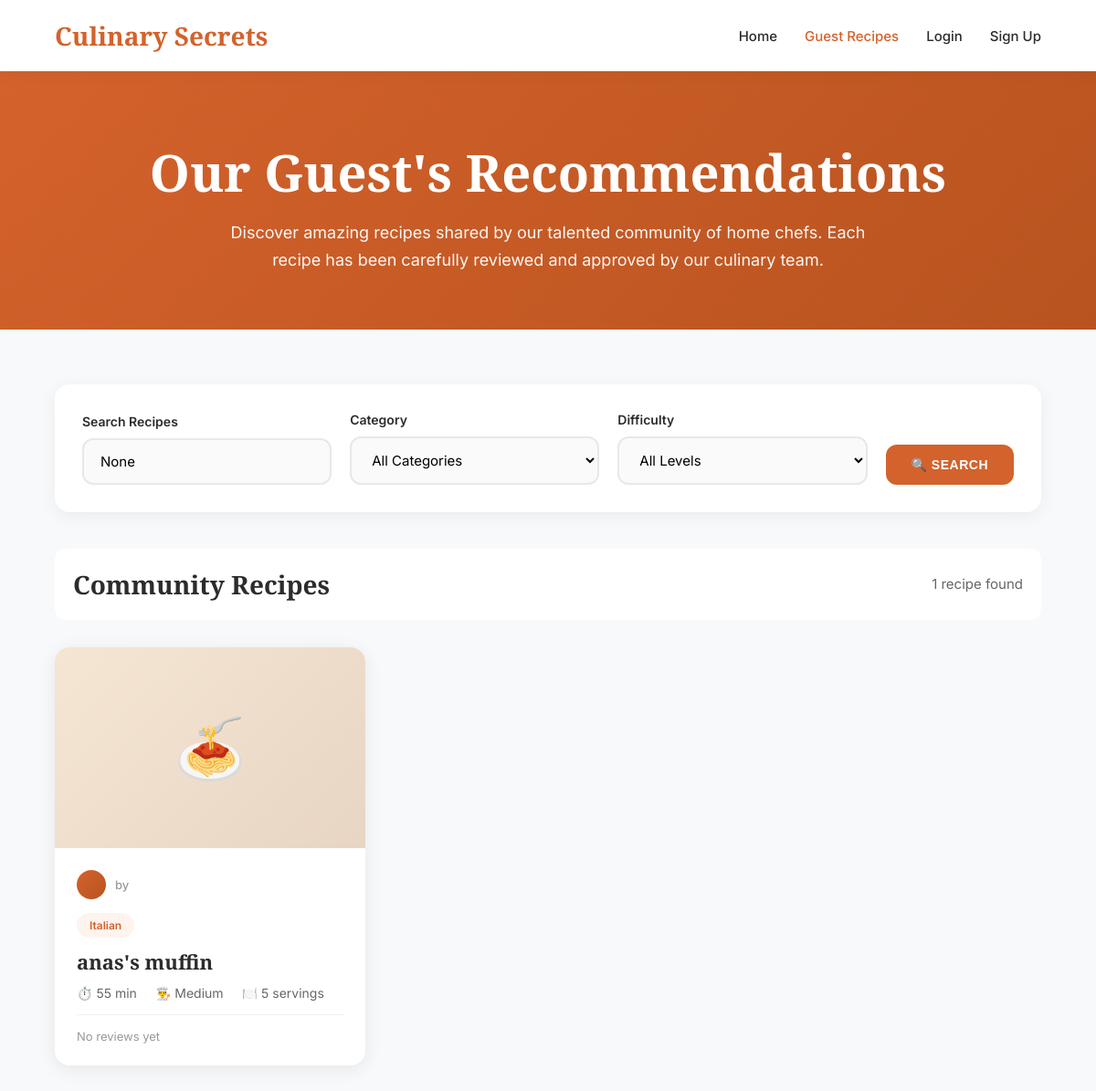
Screenshot of /accounts/guest-recipes/ with the database file from the repository.
### recipes/models.py (models this page shows, shortened)
class Recipe(models.Model):
    DIFFICULTY_CHOICES = [
        ('easy', 'Easy'),
        ('medium', 'Medium'),
        ('hard', 'Hard'),
    ]
    APPROVAL_STATUS_CHOICES = [
        ('draft', 'Draft'),
        ('pending', 'Pending Review'),
        ('approved', 'Approved'),
        ('rejected', 'Rejected'),
    ]
    title = models.CharField(max_length=200, db_index=True)
    slug = models.SlugField(unique=True, db_index=True)
    description = models.TextField()
    ingredients = models.TextField(help_text="One ingredient per line")
    instructions = models.TextField()
    prep_time = models.PositiveIntegerField(
        help_text="Preparation time in minutes",
        validators=[MinValueValidator(1)]
    )
    cook_time = models.PositiveIntegerField(
        help_text="Cooking time in minutes",
        validators=[MinValueValidator(1)]
    )
    servings = models.PositiveIntegerField(
        default=4,
        validators=[MinValueValidator(1), MaxValueValidator(50)]
    )
    difficulty = models.CharField(
        max_length=10,
        choices=DIFFICULTY_CHOICES,
        default='medium',
        db_index=True
    )
    category = models.ForeignKey(
        Category,
        on_delete=models.CASCADE,
        related_name='recipes',
        db_index=True
    )
    author = models.ForeignKey(
        User,
        on_delete=models.SET_NULL,
        null=True,
        blank=True,
        db_index=True
    )
    image_url = models.URLField(blank=True, null=True)
    is_featured = models.BooleanField(default=False, db_index=True)
    approval_status = models.CharField(
        max_length=20,
        choices=APPROVAL_STATUS_CHOICES,
        default='approved',  # Admin recipes auto-approved
        db_index=True
    )
    is_user_recipe = models.BooleanField(default=False, db_index=True)
    rejection_reason = models.TextField(blank=True, null=True)
    reviewed_by = models.ForeignKey(
        User,
        on_delete=models.SET_NULL,
        null=True,
        blank=True,
        related_name='reviewed_recipes'
    )
    reviewed_at = models.DateTimeField(null=True, blank=True)
    created_at = models.DateTimeField(auto_now_add=True, db_index=True)
    updated_at = models.DateTimeField(auto_now=True)
    class Meta:
        ordering = ['-created_at']
        indexes = [
            models.Index(fields=['-created_at'], name='recipe_created_idx'),
            models.Index(fields=['category', '-created_at'], name='recipe_cat_date_idx'),
            models.Index(fields=['is_featured', '-created_at'], name='recipe_featured_idx'),
            models.Index(fields=['difficulty', '-created_at'], name='recipe_diff_date_idx'),
            models.Index(fields=['title'], name='recipe_title_idx'),
            models.Index(fields=['approval_status', '-created_at'], name='recipe_approval_date_idx'),
            models.Index(fields=['is_user_recipe', 'approval_status'], name='recipe_user_approval_idx'),
        ]
        verbose_name = 'Recipe'
        verbose_name_plural = 'Recipes'
    @property
    def total_time(self):
        return self.prep_time + self.cook_time

class Category(models.Model):
    name = models.CharField(max_length=100, unique=True)
    description = models.TextField(blank=True)
    slug = models.SlugField(unique=True, db_index=True)
    created_at = models.DateTimeField(auto_now_add=True)
    class Meta:
        verbose_name_plural = "Categories"
        ordering = ['name']
        indexes = [
            models.Index(fields=['name'], name='category_name_idx'),
        ]

### accounts/views.py (the view)
# urls.py: path('guest-recipes/', views.guest_recipes_view, name='guest_recipes'),
def guest_recipes_view(request):
    recipes = Recipe.objects.filter(
        is_user_recipe=True,
        approval_status='approved'
    ).select_related(
        'category', 'author'
    ).annotate(
        avg_rating=Avg('reviews__rating', filter=Q(reviews__is_approved=True)),
        review_count=Count('reviews', filter=Q(reviews__is_approved=True)),
        favorite_count=Count('favorited_by')
    ).order_by('-created_at')
    category_slug = request.GET.get('category')
    difficulty = request.GET.get('difficulty')
    search = request.GET.get('search')
    if category_slug:
        recipes = recipes.filter(category__slug=category_slug)
    if difficulty:
        recipes = recipes.filter(difficulty=difficulty)
    if search:
        recipes = recipes.filter(
            Q(title__icontains=search) |
            Q(description__icontains=search) |
            Q(ingredients__icontains=search)
        )
    categories = Category.objects.all().order_by('name')
    context = {
        'recipes': recipes,
        'categories': categories,
        'selected_category': category_slug,
        'selected_difficulty': difficulty,
        'search_query': search,
    }
    return render(request, 'accounts/guest_recipes.html', context)

### accounts/templates/accounts/guest_recipes.html (shortened to what this page needs)
<!DOCTYPE html>
<html lang="en">
<head>
</head>
<body>
    <nav class="navbar">
        <div class="nav-content">
            <a href="{% url 'recipes:landing_page' %}" class="logo">Culinary Secrets</a>
            <div class="nav-links">
                <a href="{% url 'recipes:landing_page' %}">Home</a>
                <a href="{% url 'accounts:guest_recipes' %}" class="active">Guest Recipes</a>
                {% if user.is_authenticated %}
                    <a href="{% url 'accounts:dashboard' %}">Dashboard</a>
                    <a href="{% url 'accounts:favorites' %}">Favorites</a>
                    <a href="{% url 'accounts:submit_recipe' %}">Submit Recipe</a>
                    <a href="{% url 'accounts:logout' %}">Logout</a>
                {% else %}
                    <a href="{% url 'accounts:login' %}">Login</a>
                    <a href="{% url 'accounts:signup' %}">Sign Up</a>
                {% endif %}
            </div>
        </div>
    </nav>
    <section class="hero">
        <h1>Our Guest's Recommendations</h1>
        <p>Discover amazing recipes shared by our talented community of home chefs. Each recipe has been carefully reviewed and approved by our culinary team.</p>
    </section>
    <div class="container">
        <div class="filters">
            <form method="get" action="{% url 'accounts:guest_recipes' %}">
                <div class="filter-row">
                    <div class="filter-group">
                        <label>Search Recipes</label>
                        <input type="text" name="search" class="filter-input" placeholder="Search by title, ingredients..." value="{{ search_query }}">
                    </div>
                    <div class="filter-group">
                        <label>Category</label>
                        <select name="category" class="filter-select">
                            <option value="">All Categories</option>
                        </select>
                    </div>
                    <div class="filter-group">
                        <label>Difficulty</label>
                        <select name="difficulty" class="filter-select">
                            <option value="">All Levels</option>
                        </select>
                    </div>
                    <button type="submit" class="filter-btn">🔍 Search</button>
                </div>
            </form>
        </div>
        <div class="stats-bar">
            <h2>Community Recipes</h2>
            <span class="recipe-count">{{ recipes.count }} recipe{{ recipes.count|pluralize }} found</span>
        </div>
        {% if recipes %}
            <div class="recipes-grid">
                {% for recipe in recipes %}
                   <div class="recipe-card" data-url="{% url 'accounts:recipe_detail' recipe.slug %}" onclick="window.location.href=this.dataset.url">
                        <div class="recipe-image">
                            {% if recipe.category.name == "Italian" %}🍝
                            {% elif recipe.category.name == "American" %}🍔
                            {% elif recipe.category.name == "Asian" %}🍜
                            {% elif recipe.category.name == "Mexican" %}🌮
                            {% elif recipe.category.name == "Desserts" %}🍰
                            {% else %}🍴{% endif %}
                        </div>
                        <div class="recipe-content">
                            <div class="recipe-author">
                                <div class="author-avatar">
                                </div>
                                <span class="author-name">by {{ recipe.author.get_full_name }}</span>
                            </div>
                            <span class="recipe-category">{{ recipe.category.name }}</span>
                            <h3>{{ recipe.title }}</h3>
                            <div class="recipe-meta">
                                <span>⏱️ {{ recipe.total_time }} min</span>
                                <span>👨‍🍳 {{ recipe.get_difficulty_display }}</span>
                                <span>🍽️ {{ recipe.servings }} servings</span>
                            </div>
                            {% if recipe.avg_rating %}
                                <div class="recipe-rating">
                                    <span class="stars">★★★★★</span>
                                    <span class="rating-count">{{ recipe.avg_rating|floatformat:1 }} ({{ recipe.review_count }} reviews)</span>
                                </div>
                            {% else %}
                                <div class="recipe-rating">
                                    <span class="rating-count">No reviews yet</span>
                                </div>
                            {% endif %}
                        </div>
                    </div>
                {% endfor %}
            </div>
        {% endif %}
    </div>
</body>
</html>

### accounts/templates/accounts/guest_recipes.html (style rules this page uses)
* { margin: 0; padding: 0; box-sizing: border-box; }
body { font-family: 'Inter', sans-serif; background: #f8f9fa; color: #2c2c2c; }
.navbar { background: white; padding: 20px 5%; box-shadow: 0 2px 20px rgba(0,0,0,0.05); position: sticky; top: 0; z-index: 100; }
.nav-content { max-width: 1400px; margin: 0 auto; display: flex; justify-content: space-between; align-items: center; }
.logo { font-family: 'Playfair Display', serif; font-size: 28px; font-weight: 700; color: #d4622c; text-decoration: none; }
.nav-links { display: flex; gap: 30px; align-items: center; }
.nav-links a { text-decoration: none; color: #2c2c2c; font-weight: 500; font-size: 15px; transition: color 0.3s; }
.nav-links a:hover, .nav-links a.active { color: #d4622c; }
.hero { background: linear-gradient(135deg, #d4622c 0%, #b8531f 100%); color: white; padding: 80px 5% 60px; text-align: center; }
.hero h1 { font-family: 'Playfair Display', serif; font-size: 56px; font-weight: 900; margin-bottom: 20px; line-height: 1.1; }
.hero p { font-size: 18px; opacity: 0.95; max-width: 700px; margin: 0 auto; line-height: 1.7; }
.container { max-width: 1400px; margin: 0 auto; padding: 60px 5%; }
.filters { background: white; border-radius: 16px; padding: 30px; box-shadow: 0 4px 20px rgba(0,0,0,0.06); margin-bottom: 40px; }
.filter-row { display: flex; gap: 20px; align-items: flex-end; }
.filter-group { flex: 1; }
.filter-group label { display: block; font-weight: 600; color: #2c2c2c; margin-bottom: 10px; font-size: 14px; }
.filter-input, .filter-select { width: 100%; padding: 14px 18px; border: 2px solid #e8e8e8; border-radius: 12px; font-size: 15px; transition: all 0.3s ease; background: #fafafa; font-family: 'Inter', sans-serif; }
.filter-btn { padding: 14px 28px; background: #d4622c; color: white; border: none; border-radius: 12px; font-weight: 600; font-size: 14px; cursor: pointer; transition: all 0.3s; text-transform: uppercase; letter-spacing: 0.5px; }
.stats-bar { display: flex; justify-content: space-between; align-items: center; margin-bottom: 30px; padding: 20px; background: white; border-radius: 12px; }
.stats-bar h2 { font-family: 'Playfair Display', serif; font-size: 28px; font-weight: 700; color: #2c2c2c; }
.recipe-count { font-size: 15px; color: #666; }
.recipes-grid { display: grid; grid-template-columns: repeat(auto-fill, minmax(320px, 1fr)); gap: 30px; }
.recipe-card { background: white; border-radius: 16px; overflow: hidden; box-shadow: 0 4px 20px rgba(0,0,0,0.08); transition: all 0.3s ease; cursor: pointer; }
.recipe-image { width: 100%; height: 220px; background: linear-gradient(135deg, #f5e6d3 0%, #e8d5c4 100%); display: flex; align-items: center; justify-content: center; font-size: 64px; position: relative; }
.recipe-content { padding: 24px; }
.recipe-author { display: flex; align-items: center; gap: 10px; margin-bottom: 15px; }
.author-avatar { width: 32px; height: 32px; border-radius: 50%; background: linear-gradient(135deg, #d4622c, #b8531f); display: flex; align-items: center; justify-content: center; color: white; font-weight: 600; font-size: 12px; }
.author-name { font-size: 13px; color: #999; font-weight: 500; }
.recipe-content h3 { font-family: 'Playfair Display', serif; font-size: 22px; font-weight: 700; color: #2c2c2c; margin-bottom: 12px; line-height: 1.3; }
.recipe-category { display: inline-block; padding: 6px 14px; background: #fef3ed; color: #d4622c; border-radius: 20px; font-size: 12px; font-weight: 600; margin-bottom: 12px; }
.recipe-meta { display: flex; gap: 20px; font-size: 14px; color: #666; margin-bottom: 15px; }
.recipe-meta span { display: flex; align-items: center; gap: 6px; }
.recipe-rating { display: flex; align-items: center; gap: 8px; padding-top: 15px; border-top: 1px solid #f0f0f0; }
.rating-count { font-size: 13px; color: #999; }

### rows the page displays
Recipe: category.name "Italian", title "anas's muffin", total_time "55", difficulty "Medium", servings "5", shows "No reviews yet"

### other values shown
{{ recipes.count }} "1"
